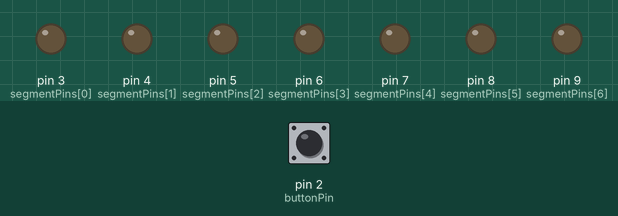
The sketch below on a simulated Arduino Uno, built with avr-gcc and run on an emulated ATmega328P. On the bench: output pins drawn as LEDs (lit = HIGH). The inputs (shaded band) are chosen by the test bench; at power-on: pin 2 (buttonPin) LOW.

Above: at 1.2 s.
1.3 s: pin 2 (buttonPin) pulled HIGH for 1 s
At 2.7 s:
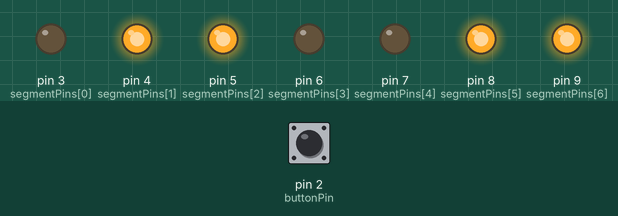
3.8 s: pin 2 (buttonPin) pulled HIGH for 0.15 s
At 5.0 s:
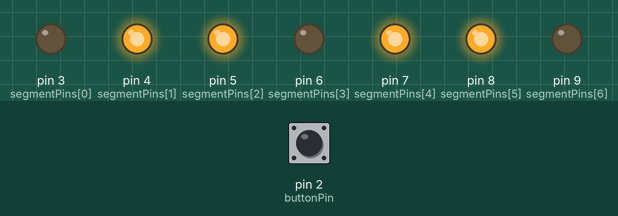
5.4 s: pin 2 (buttonPin) pulled HIGH for 0.15 s
At 6.4 s:
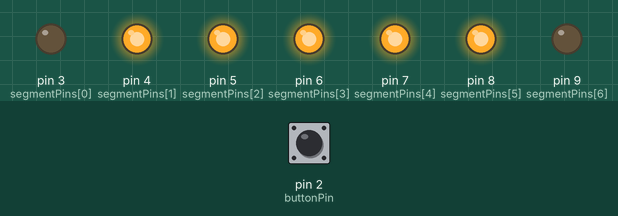
7.0 s: pin 2 (buttonPin) pulled HIGH for 3.2 s
At 11.1 s:
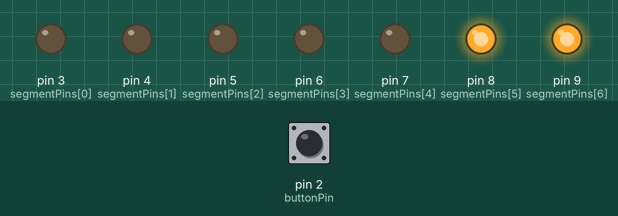
Timing chart, 0 to 12.6 s (numbered marks = the images above; inputs shaded):
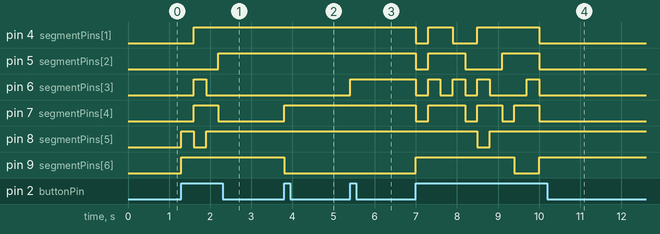

Measured:
- after the input at 1.3 s, pin 4 (segmentPins[1]): LOW → HIGH after 0.30 s; pin 5 (segmentPins[2]): LOW → HIGH after 0.90 s; pin 6 (segmentPins[3]): LOW → HIGH after 0.30 s, → LOW 0.30 s later; pin 7 (segmentPins[4]): LOW → HIGH after 0.30 s, → LOW 0.60 s later; pin 8 (segmentPins[5]): LOW → HIGH at once, → LOW 0.30 s later, → HIGH 0.30 s later
- after the input at 3.8 s, pin 7 (segmentPins[4]): LOW → HIGH at once; pin 9 (segmentPins[6]): HIGH → LOW at once
- after the input at 5.4 s, pin 6 (segmentPins[3]): LOW → HIGH at once
- after the input at 7.0 s, pin 4 (segmentPins[1]): goes LOW 0.30 s, HIGH 0.60 s, LOW 0.60 s, HIGH 1.5 s, then LOW, starting at once; pin 5 (segmentPins[2]): goes LOW 0.30 s, HIGH 0.90 s, LOW 0.90 s, HIGH 0.90 s, then LOW, starting at once

The sketch:

TemperaturaHumedad.ino
```cpp
const int buttonPin = 2;  // Pin donde está conectado el botón
const int segmentPins[7] = {3, 4, 5, 6, 7, 8, 9};  // Pines de control de segmento

int buttonState = 0;  // Variable para almacenar el estado del botón
int count = 0;  // Variable para almacenar el número actual a mostrar

// Definir los segmentos necesarios para mostrar cada número (0-9)
const byte numbers[10] = {
  B11111100,  // 0
  B01100000,  // 1
  B11011010,  // 2
  B11110010,  // 3
  B01100110,  // 4
  B10110110,  // 5
  B10111110,  // 6
  B11100000,  // 7
  B11111110,  // 8
  B11110110   // 9
};

void setup() {
  for (int i = 0; i < 7; i++) {
    pinMode(segmentPins[i], OUTPUT);  // Configurar pines de segmento como salida
  }
  pinMode(buttonPin, INPUT);  // Configurar pin del botón como entrada
}

void loop() {
  buttonState = digitalRead(buttonPin);  // Leer el estado del botón

  if (buttonState == HIGH) {
    // Incrementar el contador y mostrar el número en el display
    count = (count + 1) % 10;
    displayNumber(count);
    delay(300);  // Esperar para evitar lecturas múltiples por rebotes
  }
}

void displayNumber(int num) {
  // Mostrar el número en el display de 7 segmentos
  for (int i = 0; i < 7; i++) {
    // Encender o apagar el segmento según la configuración del número
    if (bitRead(numbers[num], i) == 1) {
      digitalWrite(segmentPins[i], HIGH);
    } else {
      digitalWrite(segmentPins[i], LOW);
    }
  }
}
```
